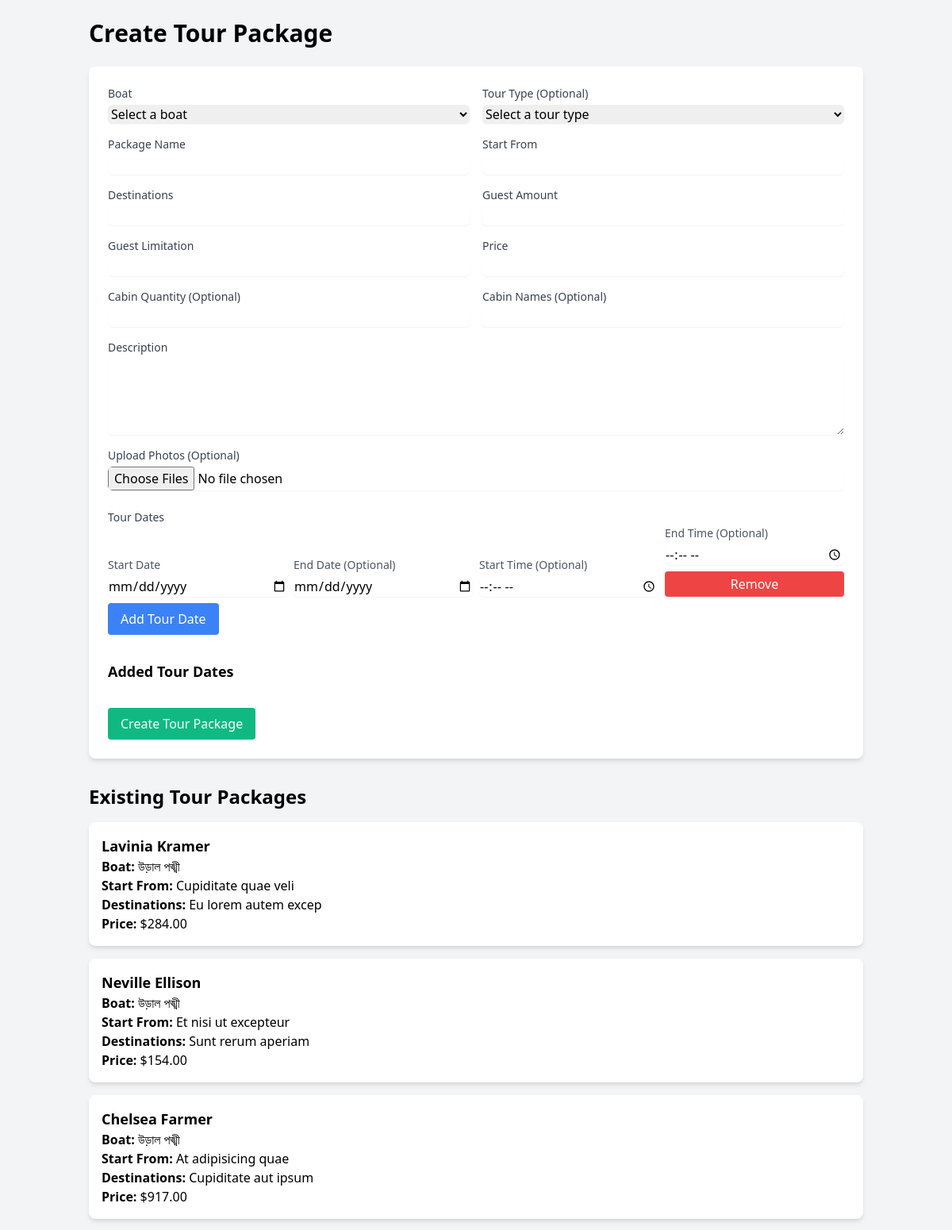
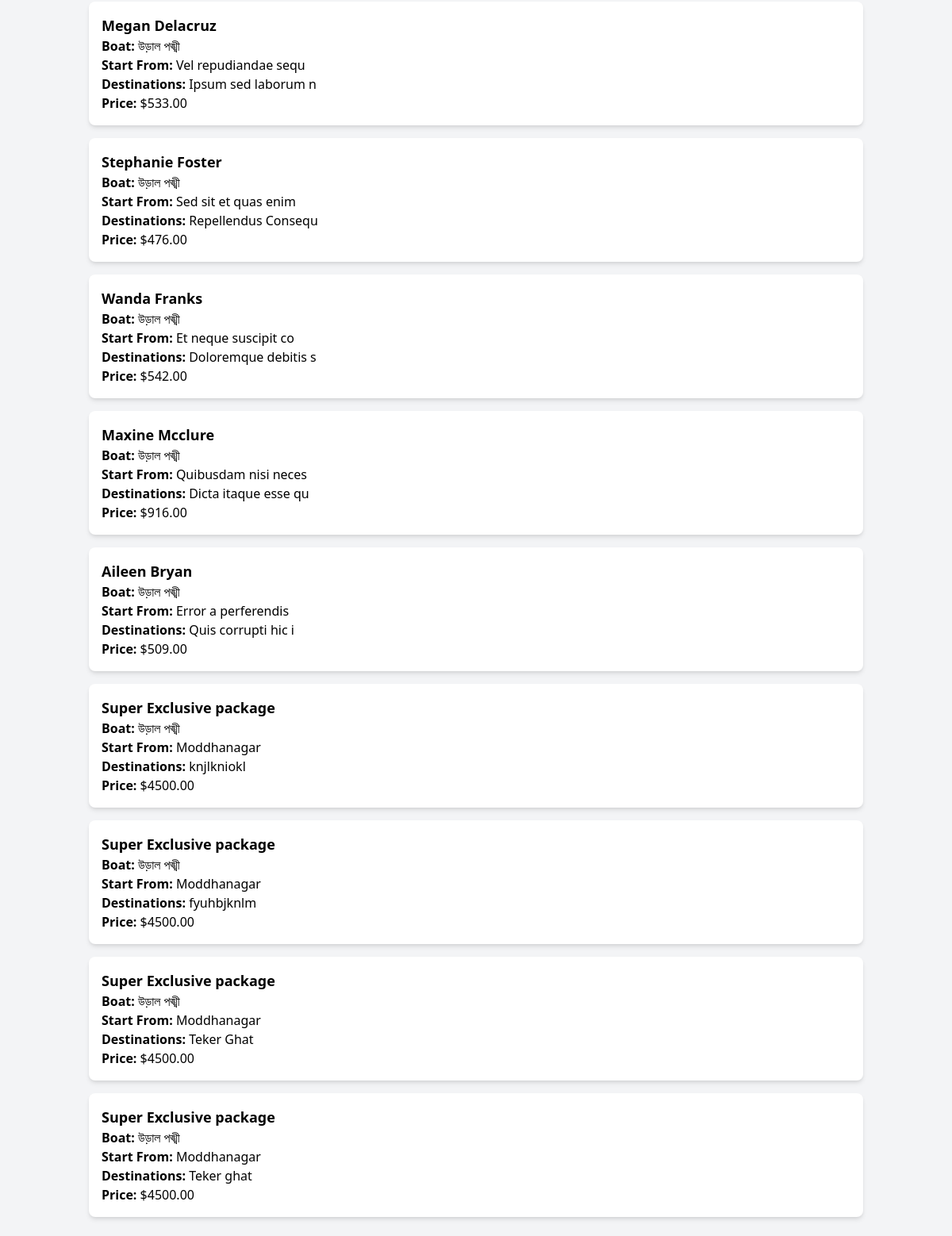
Screenshot of /packages/create/ (signed in) with the database file from the repository (2 pictures, top to bottom).
### boats/models.py (models this page shows, shortened)
class TourPackage(models.Model):
    boat = models.ForeignKey('Boat', on_delete=models.CASCADE, related_name='packages')
    created_by = models.IntegerField(blank=True, null=True)
    booked_by = models.IntegerField(blank=True, null=True)
    tour_type = models.ForeignKey('TourType', on_delete=models.CASCADE, related_name='packages', blank=True, null=True)
    tour_date = models.ForeignKey('TourPackageSchedule', on_delete=models.CASCADE, related_name='packages', blank=True, null=True)
    start_from = models.CharField(max_length=255)
    destinations = models.TextField()
    guest_amount = models.PositiveIntegerField()
    guest_limitation = models.PositiveIntegerField()
    package_name = models.CharField(max_length=255)
    description = models.TextField(blank=True, null=True)
    cabin_quantity = models.PositiveIntegerField(blank=True, null=True)
    cabin_names = models.TextField(blank=True, null=True)
    price = models.DecimalField(max_digits=10, decimal_places=2)
    created_at = models.DateTimeField(auto_now_add=True)
    updated_by = models.IntegerField(blank=True, null=True)
    updated_at = models.DateTimeField(auto_now=True)
    deleted_by = models.IntegerField(blank=True, null=True)
    deleted_at = models.DateTimeField(blank=True, null=True)
    class Meta:
        ordering = ['-created_at']

class Boat(models.Model):
    owner_profile = models.ForeignKey(BoatOwnerProfile, on_delete=models.CASCADE, related_name='boats')
    name = models.CharField(max_length=255)
    description = models.TextField(blank=True, null=True)
    price = models.DecimalField(max_digits=10, decimal_places=2)
    type = models.CharField(
        max_length=50,
        choices=[('House boat', 'House boat'), ('Semi House boat', 'Semi House boat'), ('Traditional boat', 'Traditional boat')]
    )
    cabin_quantity = models.IntegerField()
    is_reserved = models.BooleanField(default=False)
    booked_dates = models.TextField(blank=True, null=True)
    length = models.DecimalField(max_digits=10, decimal_places=2, blank=True, null=True)
    width = models.DecimalField(max_digits=10, decimal_places=2, blank=True, null=True)
    height = models.DecimalField(max_digits=10, decimal_places=2, blank=True, null=True)
    photos = models.ImageField(upload_to='images/', blank=True, null=True)
    videos = models.FileField(upload_to='videos/', blank=True, null=True)
    multiple_photos = models.ManyToManyField('Photo', blank=True)
    created_by = models.IntegerField(blank=True, null=True)
    created_at = models.DateTimeField(auto_now_add=True)
    updated_by = models.IntegerField(blank=True, null=True)
    updated_at = models.DateTimeField(auto_now=True)
    deleted_by = models.IntegerField(blank=True, null=True)
    deleted_at = models.DateTimeField(blank=True, null=True)

### boats/views.py (the view, shortened to what this page needs)
# urls.py: path('packages/create/', views.create_tour_package, name='create_tour_package'),
@login_required
def create_tour_package(request):
    boats = Boat.objects.all()
    tour_types = TourType.objects.all()
    packages = TourPackage.objects.filter(deleted_at__isnull=True).order_by('-created_at')
    return render(request, 'package-create.html', {
        'boats': boats,
        'tour_types': tour_types,
        'packages': packages
    })

### boats/templates/package-create.html (shortened to what this page needs)
<!DOCTYPE html>
<html lang="en">
<head>
    <link href="https://cdn.jsdelivr.net/npm/tailwindcss@2.2.19/dist/tailwind.min.css" rel="stylesheet">
</head>
<body class="bg-gray-100">
    <div class="container mx-auto p-6">
        <h1 class="text-3xl font-bold mb-6">Create Tour Package</h1>
        <form method="POST" enctype="multipart/form-data" class="bg-white p-6 rounded-lg shadow-md">
            <div class="grid grid-cols-1 md:grid-cols-2 gap-4">
                <div>
                    <label for="boat" class="block text-sm font-medium text-gray-700">Boat</label>
                    <select id="boat" name="boat" class="mt-1 block w-full border-gray-300 rounded-md shadow-sm" required>
                        <option value="">Select a boat</option>
                    </select>
                </div>
                <div>
                    <label for="tour_type" class="block text-sm font-medium text-gray-700">Tour Type (Optional)</label>
                    <select id="tour_type" name="tour_type" class="mt-1 block w-full border-gray-300 rounded-md shadow-sm">
                        <option value="">Select a tour type</option>
                    </select>
                </div>
                <div>
                    <label for="package_name" class="block text-sm font-medium text-gray-700">Package Name</label>
                    <input type="text" id="package_name" name="package_name" class="mt-1 block w-full border-gray-300 rounded-md shadow-sm" required>
                </div>
                <div>
                    <label for="start_from" class="block text-sm font-medium text-gray-700">Start From</label>
                    <input type="text" id="start_from" name="start_from" class="mt-1 block w-full border-gray-300 rounded-md shadow-sm" required>
                </div>
                <div>
                    <label for="destinations" class="block text-sm font-medium text-gray-700">Destinations</label>
                    <input type="text" id="destinations" name="destinations" class="mt-1 block w-full border-gray-300 rounded-md shadow-sm" required>
                </div>
                <div>
                    <label for="guest_amount" class="block text-sm font-medium text-gray-700">Guest Amount</label>
                    <input type="number" id="guest_amount" name="guest_amount" min="0" class="mt-1 block w-full border-gray-300 rounded-md shadow-sm" required>
                </div>
                <div>
                    <label for="guest_limitation" class="block text-sm font-medium text-gray-700">Guest Limitation</label>
                    <input type="number" id="guest_limitation" name="guest_limitation" min="0" class="mt-1 block w-full border-gray-300 rounded-md shadow-sm" required>
                </div>
                <div>
                    <label for="price" class="block text-sm font-medium text-gray-700">Price</label>
                    <input type="number" id="price" name="price" min="0" step="0.01" class="mt-1 block w-full border-gray-300 rounded-md shadow-sm" required>
                </div>
                <div>
                    <label for="cabin_quantity" class="block text-sm font-medium text-gray-700">Cabin Quantity (Optional)</label>
                    <input type="number" id="cabin_quantity" name="cabin_quantity" min="0" class="mt-1 block w-full border-gray-300 rounded-md shadow-sm">
                </div>
                <div>
                    <label for="cabin_names" class="block text-sm font-medium text-gray-700">Cabin Names (Optional)</label>
                    <input type="text" id="cabin_names" name="cabin_names" class="mt-1 block w-full border-gray-300 rounded-md shadow-sm">
                </div>
                <div class="col-span-2">
                    <label for="description" class="block text-sm font-medium text-gray-700">Description</label>
                    <textarea id="description" name="description" rows="4" class="mt-1 block w-full border-gray-300 rounded-md shadow-sm"></textarea>
                </div>
                <div class="col-span-2">
                    <label for="photos" class="block text-sm font-medium text-gray-700">Upload Photos (Optional)</label>
                    <input type="file" id="photos" name="photos" multiple accept="image/*" class="mt-1 block w-full border-gray-300 rounded-md shadow-sm">
                </div>
                <div class="col-span-2">
                    <label class="block text-sm font-medium text-gray-700">Tour Dates</label>
                    <div id="tour-dates-container" class="space-y-4">
                        <div class="tour-date grid grid-cols-1 md:grid-cols-4 gap-2 items-end">
                            <div>
                                <label for="start_date_0" class="block text-sm text-gray-600">Start Date</label>
                                <input type="date" id="start_date_0" name="start_date[]" class="mt-1 block w-full border-gray-300 rounded-md shadow-sm" required>
                            </div>
                            <div>
                                <label for="end_date_0" class="block text-sm text-gray-600">End Date (Optional)</label>
                                <input type="date" id="end_date_0" name="end_date[]" class="mt-1 block w-full border-gray-300 rounded-md shadow-sm">
                            </div>
                            <div>
                                <label for="start_time_0" class="block text-sm text-gray-600">Start Time (Optional)</label>
                                <input type="time" id="start_time_0" name="start_time[]" class="mt-1 block w-full border-gray-300 rounded-md shadow-sm">
                            </div>
                            <div>
                                <label for="end_time_0" class="block text-sm text-gray-600">End Time (Optional)</label>
                                <input type="time" id="end_time_0" name="end_time[]" class="mt-1 block w-full border-gray-300 rounded-md shadow-sm">
                                <button type="button" class="remove-date bg-red-500 text-white px-2 py-1 rounded mt-2 w-full">Remove</button>
                            </div>
                        </div>
                    </div>
                    <button type="button" id="add-tour-date" class="mt-2 bg-blue-500 text-white px-4 py-2 rounded">Add Tour Date</button>
                </div>
                <div class="col-span-2 mt-4">
                    <h3 class="text-lg font-semibold">Added Tour Dates</h3>
                </div>
            </div>
            <div class="mt-6">
                <button type="submit" class="bg-green-500 text-white px-4 py-2 rounded hover:bg-green-600">Create Tour Package</button>
            </div>
        </form>
        <div class="mt-8">
            <h2 class="text-2xl font-bold mb-4">Existing Tour Packages</h2>
            {% if packages %}
                <ul class="space-y-4">
                    {% for package in packages %}
                        <li class="bg-white p-4 rounded-lg shadow-md">
                            <h3 class="text-lg font-semibold">{{ package.package_name }}</h3>
                            <p><strong>Boat:</strong> {{ package.boat.name }}</p>
                            <p><strong>Start From:</strong> {{ package.start_from }}</p>
                            <p><strong>Destinations:</strong> {{ package.destinations }}</p>
                            <p><strong>Price:</strong> ${{ package.price }}</p>
                        </li>
                    {% endfor %}
                </ul>
            {% else %}
                <p>No tour packages available.</p>
            {% endif %}
        </div>
    </div>
</body>
</html>

### rows the page displays
TourPackage: package_name "Lavinia Kramer", boat.name "উড়াল পঙ্খী", start_from "Cupiditate quae veli", destinations "Eu lorem autem excep", price "284.00"
TourPackage: package_name "Neville Ellison", boat.name "উড়াল পঙ্খী", start_from "Et nisi ut excepteur", destinations "Sunt rerum aperiam", price "154.00"
TourPackage: package_name "Chelsea Farmer", boat.name "উড়াল পঙ্খী", start_from "At adipisicing quae", destinations "Cupiditate aut ipsum", price "917.00"
TourPackage: package_name "Megan Delacruz", boat.name "উড়াল পঙ্খী", start_from "Vel repudiandae sequ", destinations "Ipsum sed laborum n", price "533.00"
TourPackage: package_name "Stephanie Foster", boat.name "উড়াল পঙ্খী", start_from "Sed sit et quas enim", destinations "Repellendus Consequ", price "476.00"
TourPackage: package_name "Wanda Franks", boat.name "উড়াল পঙ্খী", start_from "Et neque suscipit co", destinations "Doloremque debitis s", price "542.00"
TourPackage: package_name "Maxine Mcclure", boat.name "উড়াল পঙ্খী", start_from "Quibusdam nisi neces", destinations "Dicta itaque esse qu", price "916.00"
TourPackage: package_name "Aileen Bryan", boat.name "উড়াল পঙ্খী", start_from "Error a perferendis", destinations "Quis corrupti hic i", price "509.00"
TourPackage: package_name "Super Exclusive package", boat.name "উড়াল পঙ্খী", start_from "Moddhanagar", destinations "knjlkniokl", price "4500.00"
TourPackage: package_name "Super Exclusive package", boat.name "উড়াল পঙ্খী", start_from "Moddhanagar", destinations "fyuhbjknlm", price "4500.00"
TourPackage: package_name "Super Exclusive package", boat.name "উড়াল পঙ্খী", start_from "Moddhanagar", destinations "Teker Ghat", price "4500.00"
TourPackage: package_name "Super Exclusive package", boat.name "উড়াল পঙ্খী", start_from "Moddhanagar", destinations "Teker ghat", price "4500.00"
